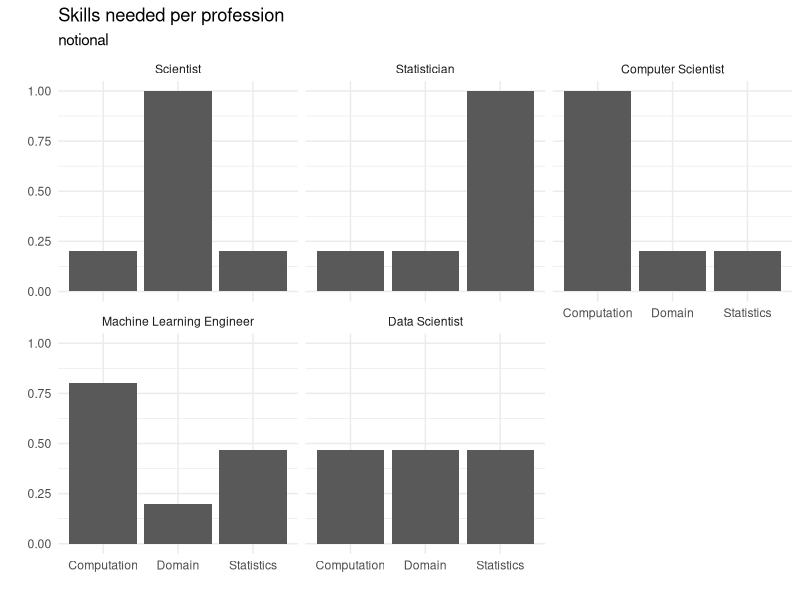

Write the R code that produced this figure.
## ---- chunk 1
knitr::opts_chunk$set(
  eval = TRUE,
  echo = TRUE,
  message = FALSE,
  warning = FALSE
)
## ---- chunk 2
suppressMessages(library(tidyverse))
professions <- tribble(
  ~Profession, ~Computation, ~Statistics, ~Domain,
  "Scientist", 0.2, 0.2, 1,
  "Statistician", 0.2, 1, 0.2,
  "Computer Scientist", 1, 0.2, 0.2,
  "Machine Learning Engineer", 0.8, 1.4 / 3, 0.2,
  "Data Scientist", 1.4 / 3, 1.4 / 3, 1.4 / 3
) %>%
  pivot_longer(cols = -Profession, names_to = "Skill", values_to = "Value") %>%
  mutate(Profession = fct_relevel(
    as_factor(Profession),
    "Scientist",
    "Statistician",
    "Computer Scientist",
    "Machine Learning Engineer",
    "Data Scientist"
  ))

professions %>%
  ggplot(aes(x = Skill, y = Value)) +
  geom_col() +
  facet_wrap(~Profession) +
  theme_minimal() +
  labs(
    title = "Skills needed per profession",
    subtitle = "notional",
    x = "", y = ""
  )
